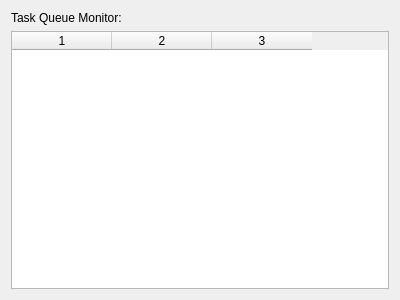
<?xml version="1.0" encoding="UTF-8"?>
<ui version="4.0">
 <class>snowgui::taskmonitorwidget</class>
 <widget class="QWidget" name="snowgui::taskmonitorwidget">
  <property name="geometry">
   <rect>
    <x>0</x>
    <y>0</y>
    <width>400</width>
    <height>300</height>
   </rect>
  </property>
  <property name="windowTitle">
   <string>Form</string>
  </property>
  <layout class="QVBoxLayout" name="verticalLayout">
   <item>
    <widget class="QLabel" name="monitorLabel">
     <property name="text">
      <string>Task Queue Monitor:</string>
     </property>
    </widget>
   </item>
   <item>
    <widget class="QTableWidget" name="monitorTable">
     <property name="columnCount">
      <number>3</number>
     </property>
     <column/>
     <column/>
     <column/>
    </widget>
   </item>
  </layout>
 </widget>
 <resources/>
 <connections/>
</ui>
